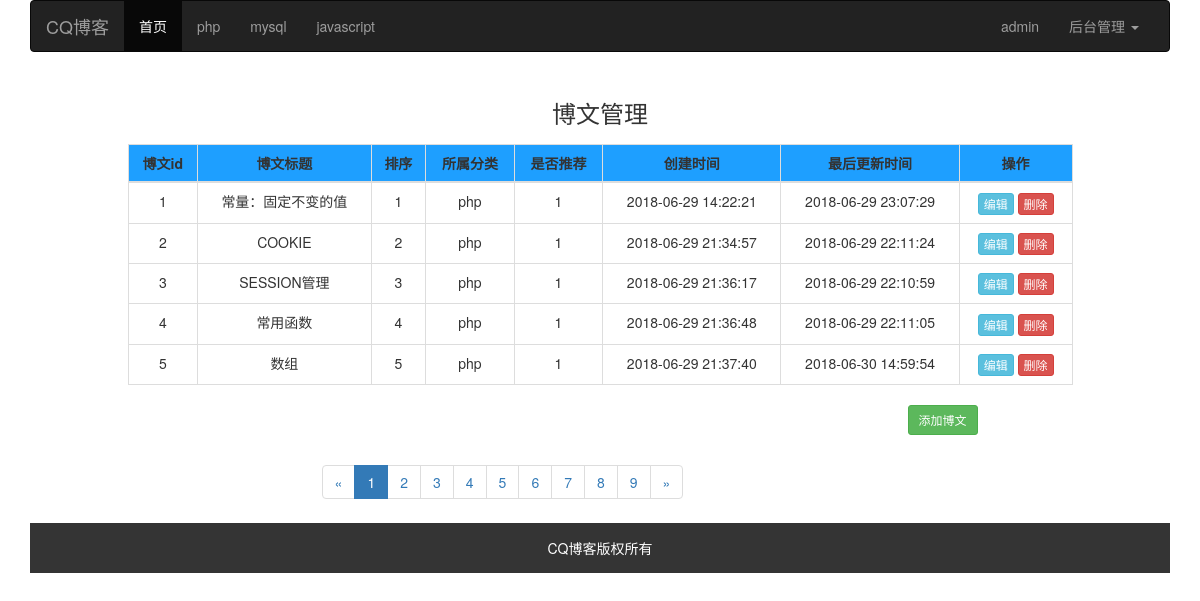
The page /index.php?act=art_mange (signed in) on the database its author committed.
### tables this page shows
CREATE TABLE IF NOT EXISTS `blog_category` (
  `id` int(4) UNSIGNED NOT NULL AUTO_INCREMENT COMMENT '分类id',
  `cat_name` varchar(20) NOT NULL COMMENT '分类名称',
  `order` int(4) UNSIGNED NOT NULL COMMENT '排序',
  `cat_url` varchar(20) NOT NULL COMMENT '分类地址',
  `create_time` int(10) NOT NULL COMMENT '创建时间',
  `update_time` int(10) NOT NULL COMMENT '最后更新时间',
  PRIMARY KEY (`id`)
);

CREATE TABLE IF NOT EXISTS `blog_article` (
  `id` int(4) UNSIGNED NOT NULL AUTO_INCREMENT COMMENT '博文编号',
  `order` int(4) UNSIGNED NOT NULL COMMENT '排序',
  `title` varchar(50) NOT NULL COMMENT '博文标题',
  `content` text NOT NULL COMMENT '博文内容',
  `recommend` int(1) UNSIGNED NOT NULL DEFAULT '0' COMMENT '是否推荐 1推荐 0不推荐',
  `title_url` varchar(20) NOT NULL COMMENT '博文地址',
  `cat_id` int(4) UNSIGNED NOT NULL COMMENT '分类ID',
  `create_time` int(10) UNSIGNED NOT NULL COMMENT '创建时间',
  `update_time` int(10) UNSIGNED NOT NULL COMMENT '最后更新时间',
  PRIMARY KEY (`id`)
);

### index.php (called while the page is built)
<?php
require 'public/inc/header.inc.php';
require 'public/tpl/'.$tplName.'_tpl.php';
require 'public/inc/footer.inc.php';
?>

### public/config.php (called while the page is built, shortened)
<?php
$catTable = 'blog_category';
$artTable = 'blog_article';
$userTable = 'blog_user';
$num = 5;
$getNo = isset($_GET) ? count($_GET) : 0;
switch($getNo)
{
    case 1:
    case 2:
    case 3:
        $get = array_keys($_GET);
        switch($get[0])
        {
            case 'act':
                include 'select_act.php';break 2;
        }break;
}

### public/select_act.php (called while the page is built, shortened)
<?php
include 'public/function.php';
switch ($_GET['act']) {
    case 'art_mange':
        $conn = db_connect($db);
        $order = "ORDER BY `order`";
        $catList = do_cat_select($conn,$catTable,'',$order);
        if(isset($_SESSION))
        {
            if(isset($_SESSION['username']))
            {
                $conn = db_connect($db);
                $userList = do_user_select($conn,$userTable,'','');
                foreach($userList as $user)
                {
                    if($user['username']==$_SESSION['username'])
                    {
                        $grade = $user['grade'];
                    }
                }
            }
        }
        $page = isset($_GET['page']) ? $_GET['page'] : 1;
        $conn = db_connect($db);
        $limit = pagination($conn,$artTable,$page,$num);
        $artList = do_art_select($conn,$artTable,'',$limit);
        break;
}

### public/function.php (called while the page is built, shortened)
<?php
function do_cat_select($conn,$table,$where,$order)
{
    $sql = "SELECT * FROM $table"." $where"." $order";
    $rows = [];
    if($result = mysqli_query($conn,$sql))
    {
        while($row = mysqli_fetch_assoc($result))
        {
            $rows[] = $row;
        }
    }
    return $rows;
}
function do_art_select($conn,$table,$where,$limit)
{
    $sql = "SELECT * FROM `{$table}` {$where} {$limit}";
    $rows = [];
    if($result = mysqli_query($conn,$sql))
    {
        while($row = mysqli_fetch_assoc($result))
        {
            $rows[] = $row;
        }
    }
    return $rows;
}
function pagination($conn, $table, $page, $num)
{
     $sql = "SELECT count(*) AS count FROM $table";
     if($result = mysqli_query($conn,$sql))
     {
         $row = mysqli_fetch_assoc($result);
         $count = $row['count'];
     }else{
         echo "没有更多数据了~";
         $count = 0;
     }
     $total = ceil($count/$num);
     $page = ($page<=1) ? 1 : $page;
     $page = ($page>=$total) ? $total : $page;
     $offset = ($page-1)*$num;
     $limit = 'limit '.$offset.','.$num;
     return $limit;
}
function do_user_select($conn,$table,$where,$order)
{
    $sql = "SELECT * FROM $table $where $order";
    $rows = [];
    if($result = mysqli_query($conn,$sql))
    {
        while($row = mysqli_fetch_assoc($result))
        {
            $rows[] = $row;
        }
    }
    return $rows;
}

### public/tpl/art_mange_tpl.php (the view, shortened to what this page needs)
<div class="row">
    <div class="col-md-1"></div>
    <div class="col-md-10">
        <?php
            if($artList)
            {
                echo '<table class="table table-bordered table-hover">';
                echo '<caption class="h3 text-center">博文管理</caption>';
                echo '<thead>';
                echo '<tr bgcolor="#1E9FFF" align="center">';
                        echo '<th class="text-center">博文id</th>';
                        echo '<th class="text-center">博文标题</th>';
                        echo '<th class="text-center">排序</th>';
                        echo '<th class="text-center">所属分类</th>';
                        echo '<th class="text-center">是否推荐</th>';
                        echo '<th class="text-center">创建时间</th>';
                        echo '<th class="text-center">最后更新时间</th>';
                        echo '<th class="text-center">操作</th>';
                echo '</tr>';
                echo '</thead>';
                foreach($artList as $art)
                {
                    foreach ($catList as $cat)
                    {
                        if($cat['id']==$art['cat_id'])$catName = $cat['cat_name'];
                    }
                    echo '<tr>';
                        echo '<td class="text-center">'.$art['id'].'</td>';
                        echo '<td class="text-center">'.$art['title'].'</td>';
                        echo '<td class="text-center">'.$art['order'].'</td>';
                        echo '<td class="text-center">'.$catName.'</td>';
                        echo '<td class="text-center">'.$art['recommend'].'</td>';
                        echo '<td class="text-center">'.date('Y-m-d H:i:s',$art['create_time']).'</td>';
                        echo '<td class="text-center">'.date('Y-m-d H:i:s',$art['update_time']).'</td>';
                        echo '<td class="text-center">
                                <a href="?act=art_edit&id='.$art['id'].'" class="btn btn-info btn-xs">编辑</a>
                                <a href="#" onclick=isDel('.$art['id'].') class="btn btn-danger btn-xs">删除</a>
                              </td>';
                    echo '</tr>';
                }
                echo '</table>';
            }else{
                echo '没有数据！';
            }
        ?>
    </div>
    <div class="col-md-1"></div>
</div>
<div class="row">
    <div class="col-md-9"></div>
    <div class="col-md-1" style="margin-bottom:10px;">
        <a href="/index.php?act=art_insert" class="btn btn-success btn-sm">添加博文</a>
    </div>
    <div class="col-md-2"></div>
</div>
<?php
include 'public/tpl/page_tpl.php';
?>

### public/inc/header.inc.php (shortened to what this page needs)
<?php include 'public/config.php';?>
<!DOCTYPE html>
<html lang="zh-CN">
  <head>
    <link href="lib/bootstrap/css/bootstrap.min.css" rel="stylesheet">
    <link rel="stylesheet" type="text/css" href="/lib/wangeditor/dist/css/wangEditor.min.css">
  </head>
  <body>
<div class="container">
    <div class="row">
        <div class="col-md-12">
            <nav class="navbar navbar-inverse">
        <div class="container-fluid">
          <div class="navbar-header">
            <a class="navbar-brand" href="/">CQ博客</a>
          </div>
          <div class="collapse navbar-collapse" id="bs-example-navbar-collapse-1">
            <ul class="nav navbar-nav">
              <li class="active"><a href="/">首页</a></li>
              <?php foreach($catList as $cat) :?>
              <li><a href="<?php echo $cat['cat_url'];?>"><?php echo $cat['cat_name'];?></a></li>
              <?php endforeach;?>
            </ul>
            <?php if(isset($_SESSION['username'])):
                        if($grade == 1):
            ?>
            <ul class="nav navbar-nav navbar-right">
              <li><a href="#"><?php echo $_SESSION['username'];?></a></li>
              <li class="dropdown">
                <a href="#" class="dropdown-toggle" data-toggle="dropdown" role="button" aria-haspopup="true" aria-expanded="false">后台管理 <span class="caret"></span></a>
              </li>
            </ul>
                    <?php endif;?>
            <?php endif;?>
          </div>
        </div>
      </nav>
        </div>
    </div>

### rows shown on the page
blog_category: cat_name "php"
blog_category: cat_name "mysql"
blog_category: cat_name "javascript"
blog_article: id "1", title "常量：固定不变的值", order "1", recommend "1", create_time "2018-06-29 14:22:21", update_time "2018-06-29 23:07:29"
blog_article: id "2", title "COOKIE", order "2", recommend "1", create_time "2018-06-29 21:34:57", update_time "2018-06-29 22:11:24"
blog_article: id "3", title "SESSION管理", order "3", recommend "1", create_time "2018-06-29 21:36:17", update_time "2018-06-29 22:10:59"
blog_article: id "4", title "常用函数", order "4", recommend "1", create_time "2018-06-29 21:36:48", update_time "2018-06-29 22:11:05"
blog_article: id "5", title "数组", order "5", recommend "1", create_time "2018-06-29 21:37:40", update_time "2018-06-30 14:59:54"

### other values the page prints
$_SESSION['username'] "admin"
$value "1"
$value "2"
$value "3"
$value "4"
$value "5"
$value "6"
$value "7"
$value "8"
$value "9"
